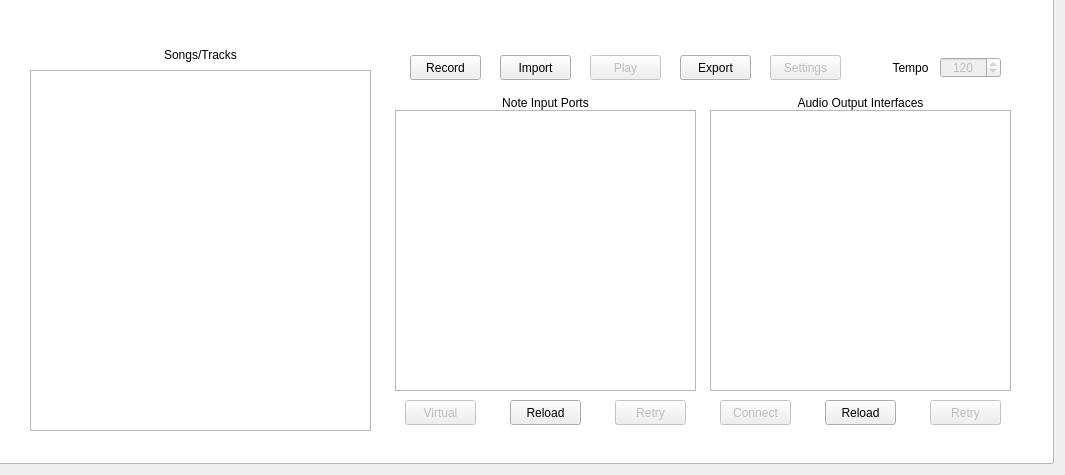
    <widget class="QWidget" name="tabPlayer">
     <attribute name="title">
      <string>Player</string>
     </attribute>
     <widget class="QGraphicsView" name="playerBackdrop">
      <property name="geometry">
       <rect>
        <x>-2</x>
        <y>-2</y>
        <width>1056</width>
        <height>466</height>
       </rect>
      </property>
      <property name="styleSheet">
       <string notr="true">QGraphicsView {
	border-image: url(:/backdrops/playerbackdrop.png);
}</string>
      </property>
     </widget>
     <widget class="QPushButton" name="exportButton">
      <property name="geometry">
       <rect>
        <x>680</x>
        <y>55</y>
        <width>71</width>
        <height>25</height>
       </rect>
      </property>
      <property name="toolTip">
       <string>Export a sound or MIDI file using the specified tune.</string>
      </property>
      <property name="text">
       <string>Export</string>
      </property>
     </widget>
     <widget class="QPushButton" name="importButton">
      <property name="enabled">
       <bool>true</bool>
      </property>
      <property name="geometry">
       <rect>
        <x>500</x>
        <y>55</y>
        <width>71</width>
        <height>25</height>
       </rect>
      </property>
      <property name="toolTip">
       <string>Import a MIDI file.</string>
      </property>
      <property name="text">
       <string>Import</string>
      </property>
     </widget>
     <widget class="QPushButton" name="recordButton">
      <property name="enabled">
       <bool>true</bool>
      </property>
      <property name="geometry">
       <rect>
        <x>410</x>
        <y>55</y>
        <width>71</width>
        <height>25</height>
       </rect>
      </property>
      <property name="toolTip">
       <string>&lt;html&gt;&lt;head/&gt;&lt;body&gt;&lt;p&gt;Record a series of incoming MIDI events for later use.&lt;/p&gt;&lt;/body&gt;&lt;/html&gt;</string>
      </property>
      <property name="text">
       <string>Record</string>
      </property>
      <property name="checkable">
       <bool>true</bool>
      </property>
     </widget>
     <widget class="QPushButton" name="playButton">
      <property name="enabled">
       <bool>false</bool>
      </property>
      <property name="geometry">
       <rect>
        <x>590</x>
        <y>55</y>
        <width>71</width>
        <height>25</height>
       </rect>
      </property>
      <property name="font">
       <font>
        <family>Ubuntu</family>
       </font>
      </property>
      <property name="toolTip">
       <string>&lt;html&gt;&lt;head/&gt;&lt;body&gt;&lt;p&gt;Coming in version 0.3.0.&lt;/p&gt;&lt;/body&gt;&lt;/html&gt;</string>
      </property>
      <property name="styleSheet">
       <string notr="true"/>
      </property>
      <property name="text">
       <string>Play</string>
      </property>
      <property name="checkable">
       <bool>true</bool>
      </property>
     </widget>
     <widget class="QListWidget" name="songsTracksList">
      <property name="geometry">
       <rect>
        <x>30</x>
        <y>70</y>
        <width>341</width>
        <height>361</height>
       </rect>
      </property>
      <property name="styleSheet">
       <string notr="true"/>
      </property>
      <property name="selectionRectVisible">
       <bool>false</bool>
      </property>
     </widget>
     <widget class="QLabel" name="songsTracksLabel">
      <property name="geometry">
       <rect>
        <x>30</x>
        <y>45</y>
        <width>341</width>
        <height>20</height>
       </rect>
      </property>
      <property name="text">
       <string>Songs/Tracks</string>
      </property>
      <property name="alignment">
       <set>Qt::AlignCenter</set>
      </property>
     </widget>
     <widget class="QSpinBox" name="tempoBox">
      <property name="enabled">
       <bool>false</bool>
      </property>
      <property name="geometry">
       <rect>
        <x>940</x>
        <y>57</y>
        <width>61</width>
        <height>21</height>
       </rect>
      </property>
      <property name="toolTip">
       <string/>
      </property>
      <property name="alignment">
       <set>Qt::AlignCenter</set>
      </property>
      <property name="minimum">
       <number>12</number>
      </property>
      <property name="maximum">
       <number>360</number>
      </property>
      <property name="singleStep">
       <number>12</number>
      </property>
      <property name="value">
       <number>120</number>
      </property>
     </widget>
     <widget class="QLabel" name="tempoLabel">
      <property name="geometry">
       <rect>
        <x>880</x>
        <y>57</y>
        <width>61</width>
        <height>21</height>
       </rect>
      </property>
      <property name="text">
       <string>Tempo</string>
      </property>
      <property name="alignment">
       <set>Qt::AlignCenter</set>
      </property>
     </widget>
     <widget class="QPushButton" name="settingsButton">
      <property name="enabled">
       <bool>false</bool>
      </property>
      <property name="geometry">
       <rect>
        <x>770</x>
        <y>55</y>
        <width>71</width>
        <height>25</height>
       </rect>
      </property>
      <property name="font">
       <font>
        <family>Ubuntu</family>
       </font>
      </property>
      <property name="toolTip">
       <string>&lt;html&gt;&lt;head/&gt;&lt;body&gt;&lt;p&gt;Coming in version 0.5.0.&lt;/p&gt;&lt;/body&gt;&lt;/html&gt;</string>
      </property>
      <property name="styleSheet">
       <string notr="true"/>
      </property>
      <property name="text">
       <string>Settings</string>
      </property>
      <property name="checkable">
       <bool>true</bool>
      </property>
     </widget>
     <widget class="QListWidget" name="inputsList">
      <property name="geometry">
       <rect>
        <x>395</x>
        <y>110</y>
        <width>301</width>
        <height>281</height>
       </rect>
      </property>
      <property name="styleSheet">
       <string notr="true"/>
      </property>
      <property name="selectionRectVisible">
       <bool>false</bool>
      </property>
     </widget>
     <widget class="QLabel" name="inputsLabel">
      <property name="geometry">
       <rect>
        <x>400</x>
        <y>95</y>
        <width>291</width>
        <height>16</height>
       </rect>
      </property>
      <property name="text">
       <string>Note Input Ports</string>
      </property>
      <property name="alignment">
       <set>Qt::AlignCenter</set>
      </property>
     </widget>
     <widget class="QListWidget" name="outputsList">
      <property name="geometry">
       <rect>
        <x>710</x>
        <y>110</y>
        <width>301</width>
        <height>281</height>
       </rect>
      </property>
      <property name="styleSheet">
       <string notr="true"/>
      </property>
      <property name="selectionRectVisible">
       <bool>false</bool>
      </property>
     </widget>
     <widget class="QLabel" name="outputsLabel">
      <property name="geometry">
       <rect>
        <x>715</x>
        <y>95</y>
        <width>291</width>
        <height>16</height>
       </rect>
      </property>
      <property name="text">
       <string>Audio Output Interfaces</string>
      </property>
      <property name="alignment">
       <set>Qt::AlignCenter</set>
      </property>
     </widget>
     <widget class="QPushButton" name="inputRetry">
      <property name="enabled">
       <bool>false</bool>
      </property>
      <property name="geometry">
       <rect>
        <x>615</x>
        <y>400</y>
        <width>71</width>
        <height>25</height>
       </rect>
      </property>
      <property name="toolTip">
       <string>&lt;html&gt;&lt;head/&gt;&lt;body&gt;&lt;p&gt;Try to start the real-time note input frontend.&lt;br&gt;This is in case it failed the first time.&lt;/p&gt;&lt;/body&gt;&lt;/html&gt;</string>
      </property>
      <property name="text">
       <string>Retry</string>
      </property>
      <property name="checkable">
       <bool>false</bool>
      </property>
     </widget>
     <widget class="QPushButton" name="inputReload">
      <property name="enabled">
       <bool>true</bool>
      </property>
      <property name="geometry">
       <rect>
        <x>510</x>
        <y>400</y>
        <width>71</width>
        <height>25</height>
       </rect>
      </property>
      <property name="toolTip">
       <string>&lt;html&gt;&lt;head/&gt;&lt;body&gt;&lt;p&gt;Reload the list of available note inputs.&lt;/p&gt;&lt;/body&gt;&lt;/html&gt;</string>
      </property>
      <property name="text">
       <string>Reload</string>
      </property>
     </widget>
     <widget class="QPushButton" name="inputVirtual">
      <property name="enabled">
       <bool>false</bool>
      </property>
      <property name="geometry">
       <rect>
        <x>405</x>
        <y>400</y>
        <width>71</width>
        <height>25</height>
       </rect>
      </property>
      <property name="toolTip">
       <string>&lt;html&gt;&lt;head/&gt;&lt;body&gt;&lt;p&gt;Open and use a virtual midi port.&lt;/p&gt;&lt;/body&gt;&lt;/html&gt;</string>
      </property>
      <property name="text">
       <string>Virtual</string>
      </property>
      <property name="checkable">
       <bool>true</bool>
      </property>
     </widget>
     <widget class="QPushButton" name="outputPorts">
      <property name="enabled">
       <bool>false</bool>
      </property>
      <property name="geometry">
       <rect>
        <x>720</x>
        <y>400</y>
        <width>71</width>
        <height>25</height>
       </rect>
      </property>
      <property name="toolTip">
       <string>&lt;html&gt;&lt;head/&gt;&lt;body&gt;&lt;p&gt;Use the default audio interface for the current backend.&lt;/p&gt;&lt;/body&gt;&lt;/html&gt;</string>
      </property>
      <property name="text">
       <string>Connect</string>
      </property>
      <property name="checkable">
       <bool>false</bool>
      </property>
     </widget>
     <widget class="QPushButton" name="outputReload">
      <property name="enabled">
       <bool>true</bool>
      </property>
      <property name="geometry">
       <rect>
        <x>825</x>
        <y>400</y>
        <width>71</width>
        <height>25</height>
       </rect>
      </property>
      <property name="toolTip">
       <string>&lt;html&gt;&lt;head/&gt;&lt;body&gt;&lt;p&gt;Reload the list of available audio outputs.&lt;/p&gt;&lt;/body&gt;&lt;/html&gt;</string>
      </property>
      <property name="text">
       <string>Reload</string>
      </property>
     </widget>
     <widget class="QPushButton" name="outputRetry">
      <property name="enabled">
       <bool>false</bool>
      </property>
      <property name="geometry">
       <rect>
        <x>930</x>
        <y>400</y>
        <width>71</width>
        <height>25</height>
       </rect>
      </property>
      <property name="toolTip">
       <string>&lt;html&gt;&lt;head/&gt;&lt;body&gt;&lt;p&gt;Try to start the audio backend.&lt;br&gt;This is in case it failed to initialize the first time.&lt;/p&gt;&lt;/body&gt;&lt;/html&gt;</string>
      </property>
      <property name="text">
       <string>Retry</string>
      </property>
     </widget>
    </widget>
